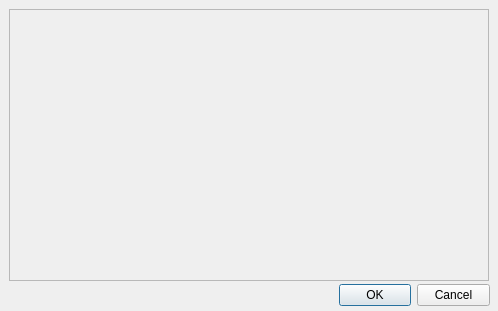
<?xml version="1.0" encoding="UTF-8"?>
<ui version="4.0">
 <class>NonstopPlayer</class>
 <widget class="QDialog" name="NonstopPlayer">
  <property name="geometry">
   <rect>
    <x>0</x>
    <y>0</y>
    <width>498</width>
    <height>311</height>
   </rect>
  </property>
  <property name="minimumSize">
   <size>
    <width>498</width>
    <height>311</height>
   </size>
  </property>
  <property name="maximumSize">
   <size>
    <width>498</width>
    <height>311</height>
   </size>
  </property>
  <property name="windowTitle">
   <string>Nonstop Debate Player</string>
  </property>
  <property name="windowIcon">
   <iconset resource="../res/icons.qrc">
    <normaloff>:/monokuma.png</normaloff>:/monokuma.png</iconset>
  </property>
  <widget class="QDialogButtonBox" name="buttonBox">
   <property name="geometry">
    <rect>
     <x>339</x>
     <y>280</y>
     <width>151</width>
     <height>31</height>
    </rect>
   </property>
   <property name="locale">
    <locale language="English" country="UnitedStates"/>
   </property>
   <property name="orientation">
    <enum>Qt::Horizontal</enum>
   </property>
   <property name="standardButtons">
    <set>QDialogButtonBox::Cancel|QDialogButtonBox::Ok</set>
   </property>
  </widget>
  <widget class="QLabel" name="lblPreview">
   <property name="geometry">
    <rect>
     <x>9</x>
     <y>9</y>
     <width>480</width>
     <height>272</height>
    </rect>
   </property>
   <property name="frameShape">
    <enum>QFrame::StyledPanel</enum>
   </property>
   <property name="frameShadow">
    <enum>QFrame::Sunken</enum>
   </property>
   <property name="text">
    <string/>
   </property>
  </widget>
 </widget>
 <tabstops>
  <tabstop>buttonBox</tabstop>
 </tabstops>
 <resources>
  <include location="../res/icons.qrc"/>
 </resources>
 <connections>
  <connection>
   <sender>buttonBox</sender>
   <signal>accepted()</signal>
   <receiver>NonstopPlayer</receiver>
   <slot>accept()</slot>
   <hints>
    <hint type="sourcelabel">
     <x>485</x>
     <y>584</y>
    </hint>
    <hint type="destinationlabel">
     <x>157</x>
     <y>274</y>
    </hint>
   </hints>
  </connection>
  <connection>
   <sender>buttonBox</sender>
   <signal>rejected()</signal>
   <receiver>NonstopPlayer</receiver>
   <slot>reject()</slot>
   <hints>
    <hint type="sourcelabel">
     <x>485</x>
     <y>590</y>
    </hint>
    <hint type="destinationlabel">
     <x>286</x>
     <y>274</y>
    </hint>
   </hints>
  </connection>
 </connections>
 <slots>
  <slot>changed_solution(QString)</slot>
  <slot>edited_solution(QString)</slot>
  <slot>edited_extra(QString)</slot>
 </slots>
</ui>
